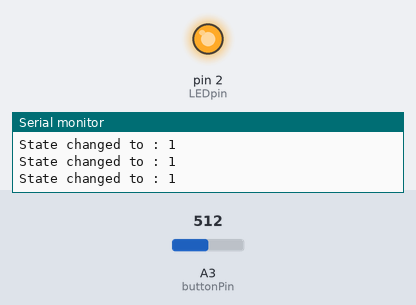
A sketch run on a simulated Arduino Uno, built with avr-gcc and run on an emulated ATmega328P. Shown: output pins drawn as LEDs (lit = HIGH), the last lines printed to the serial monitor. Inputs (shaded band) come from the test bench; at power-on: A3 (buttonPin) = 512.

Above: at 1.2 s.
1.3 s: A3 (buttonPin) set to 0
At 2.5 s:
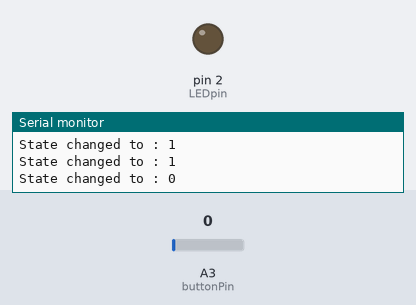
2.8 s: A3 (buttonPin) set to 122
At 4.1 s:
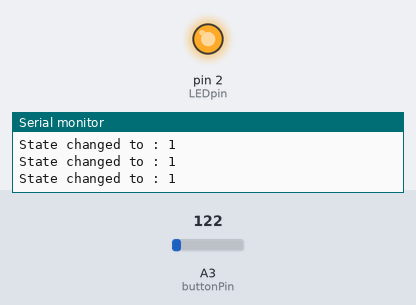
Timing chart, 0 to 5.8 s (numbered marks = the images above; inputs shaded):
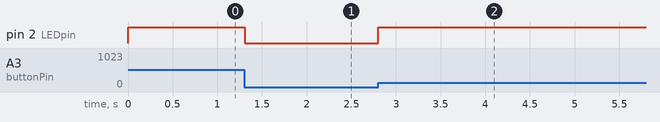

The sketch:

4_LEDButton_StateMachine.ino
```cpp
/*
  Free open Arduino Course

  Github:
  https://github.com/ZGZMakerSpace/ArduinoCourse
  Documentation:
  https://zaragozamakerspace.com/index.php/courses/curso-basico-arduino/

  by Zaragoza Maker Space
*/

int LEDpin = 2;
int buttonPin = 3;
bool state = false;

void setup() {
  Serial.begin(9600);
  pinMode(LEDpin, OUTPUT);
  pinMode(buttonPin, INPUT);
}

void loop() {

  if ( analogRead(buttonPin) != state ){
    state = analogRead(buttonPin);
    digitalWrite( LEDpin, state );
    Serial.print("State changed to : ");
    Serial.println(state);
  }

}
```

Measured:
- after the input at 1.3 s, pin 2 (LEDpin): HIGH → LOW at once
- after the input at 2.8 s, pin 2 (LEDpin): LOW → HIGH at once
